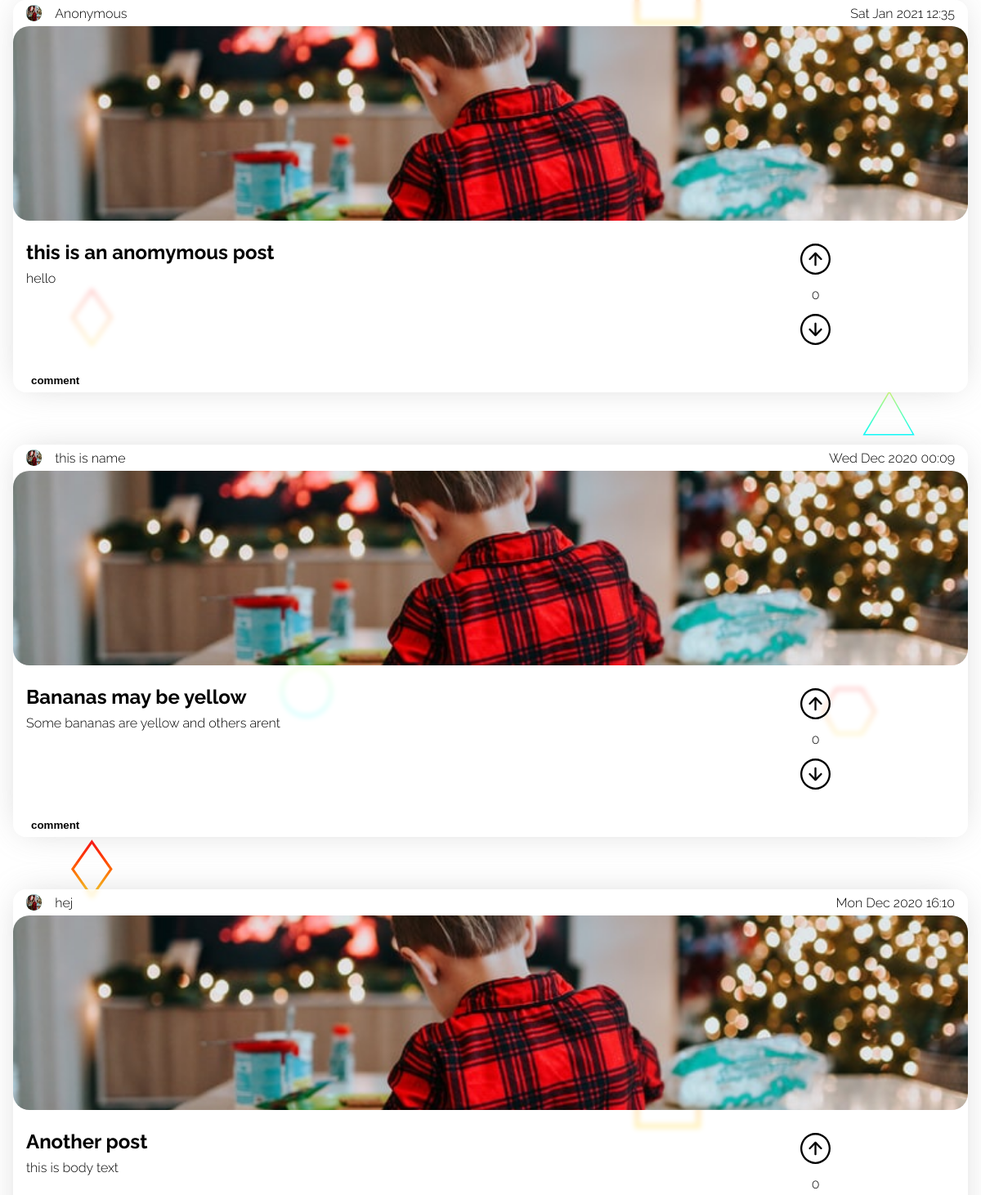
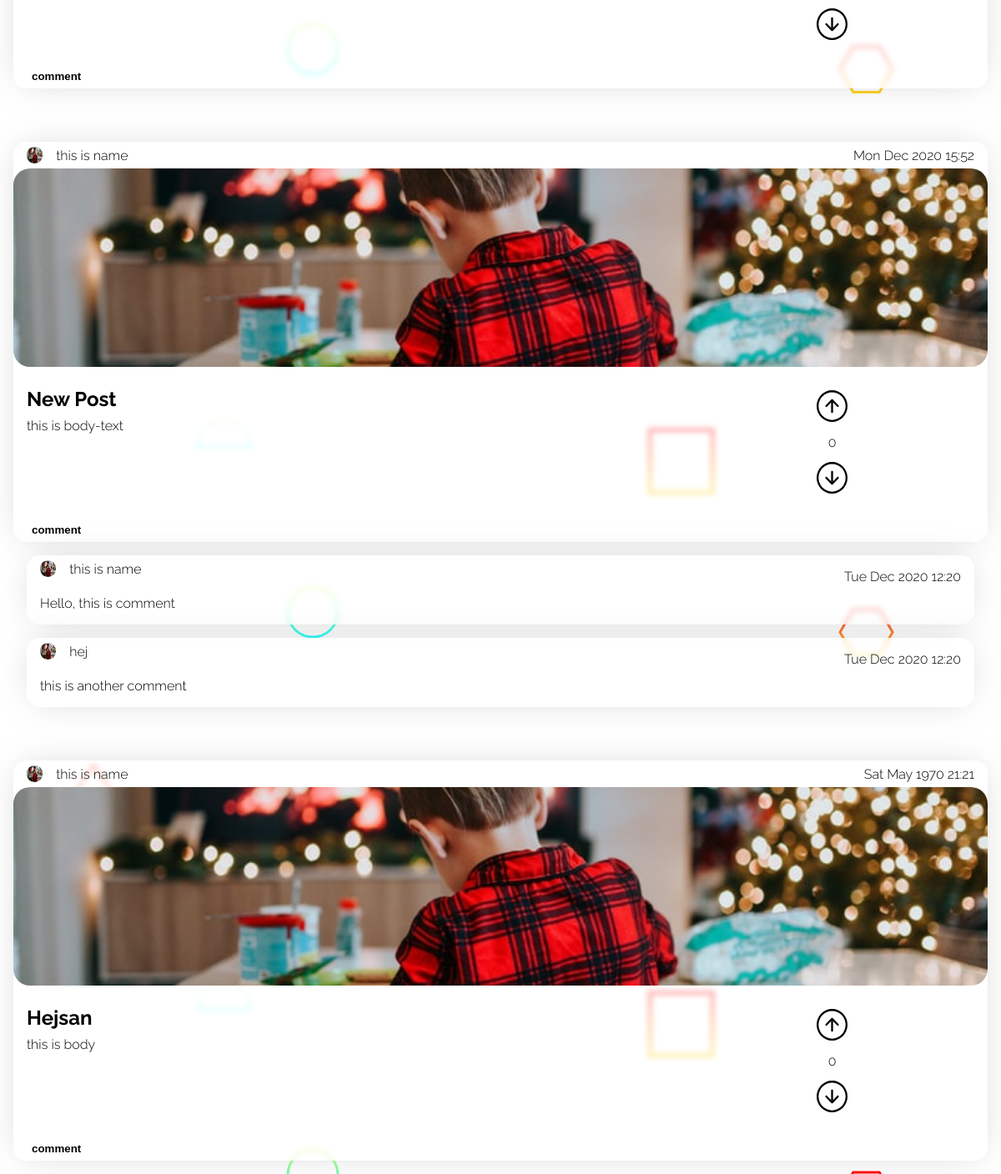
Before: /views/index.php (lower part) with the older database file (2 pictures, top to bottom).
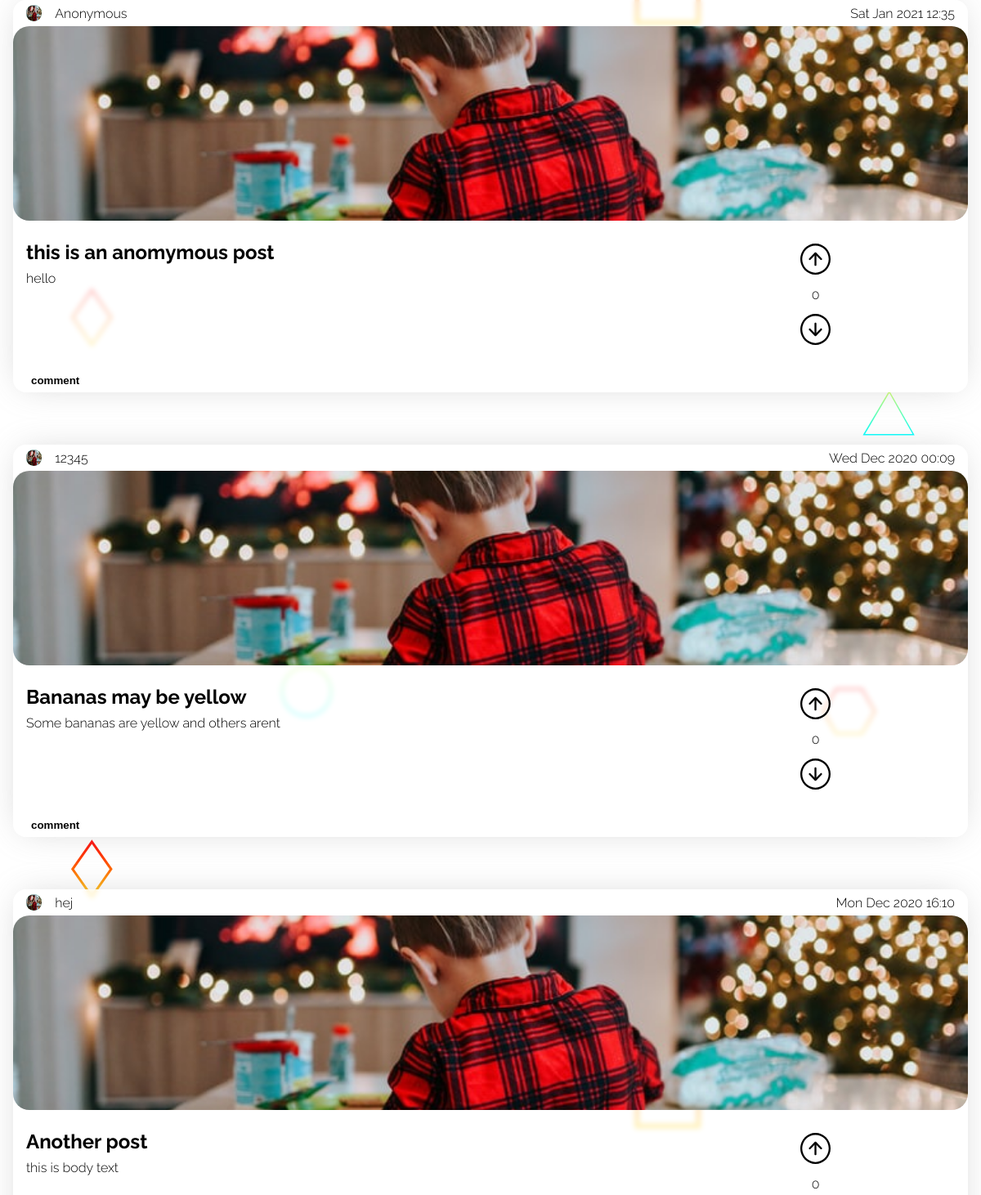
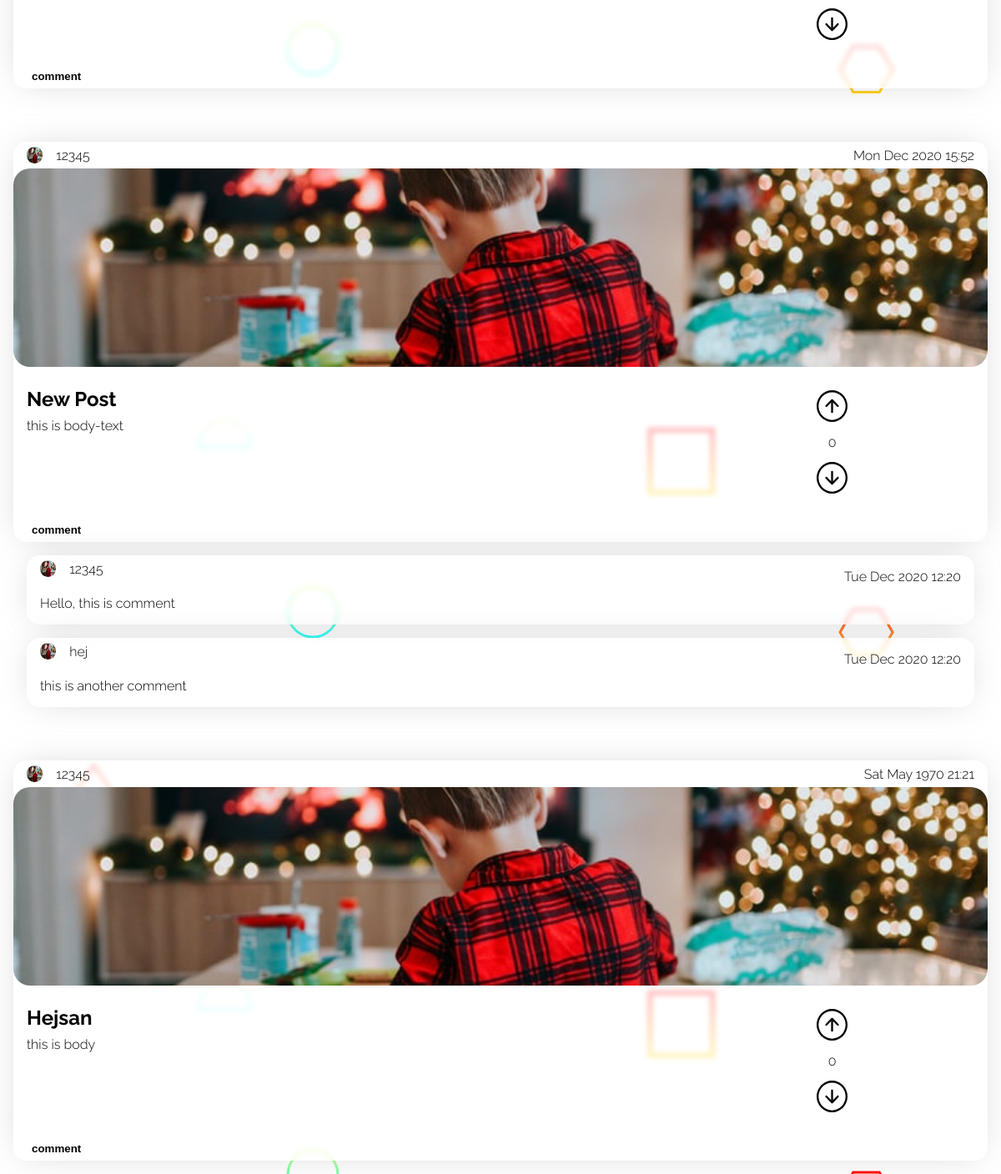
After: the same page with the newer database file (2 pictures, top to bottom).
### tables this page shows
CREATE TABLE "Posts" ("id" integer,"user_id" int,"header" varchar,"body" text,"date" int, "color" varchar, "upDown" int, PRIMARY KEY (id));

CREATE TABLE "Users" ("id" integer,"name" varchar,"email" varchar,"avatar_path" varchar,"password_hash" varchar,"bio" text, PRIMARY KEY (id));

CREATE TABLE "Comments" ("id" integer,"user_id" int,"post_id" int,"body" text, "date" int, PRIMARY KEY (id));

### views/index.php (the view, shortened to what this page needs)
<?php
require('header.php');
$db = new PDO('sqlite:../hacker_news_database.sqlite3');
$result = $db->query("SELECT * FROM Posts ORDER BY \"date\" DESC");
$posts = $result->fetchAll(PDO::FETCH_ASSOC);
?>
<body>
    <?php foreach ($posts as $post) : ?>
        <?php
        $postId = $post['id'];
        $commentResult = $db->query("SELECT * FROM Comments WHERE post_id = $postId");
        $comments = $commentResult->fetchAll(PDO::FETCH_ASSOC);
        $likesResult = $db->query("SELECT COUNT(user_id) AS 'likes' FROM Likes WHERE post_id = $postId AND up_down = 1");
        $likes = $likesResult->fetch(PDO::FETCH_ASSOC)['likes'];
        $dislikeResult = $db->query("SELECT COUNT(user_id) AS 'dislikes' FROM Likes WHERE post_id = $postId AND up_down = 0");
        $dislikes = $dislikeResult->fetch(PDO::FETCH_ASSOC)['dislikes'];
        $LikesSum = $likes - $dislikes;
        $userId = $post['user_id'];
        $result = $db->query("SELECT * FROM Users WHERE id = $userId");
        $user = $result->fetch(PDO::FETCH_ASSOC);
        if (isset($user['name'])) {
            $userName = $user['name'];
        } else {
            $userName = 'IHaveNoName';
        }
        ?>
        <div class="post id<?= $postId ?>">
            <div class="date-section">
                <div class="left">
                    <img src="/images/photo-1609050470947-f35aa6071497.jpeg" alt="">
                    <p class="name"><?= $userName ?></p>
                </div>
                <div class="right">
                    <p class="date"><?= date('D M Y H:i', $post['date']) ?></p>
                </div>
            </div>
            <div class="image-section">
                <img src="/images/photo-1609050470947-f35aa6071497.jpeg" alt="">
            </div>
            <div class="text-section">
                <div class="text-section-text">
                    <h2><?= $post['header'] ?></h2>
                    <p><?= $post['body'] ?></p>
                </div>
                <div class="text-section-vote" data-post="<?= $post['id'] ?>">
                    <div class="img-container">
                        <img class="upvote" src="/assets/up-arrow.svg" alt="">
                    </div>
                    <p><?= $LikesSum ?></p>
                    <div class="img-container">
                        <img class="downvote" src="/assets/down-arrow.svg" alt="">
                    </div>
                </div>
            </div>
            <div class="bottom-section">
                <div class="left">
                    <button>comment</button>
                </div>
            </div>
        </div>
        <?php foreach ($comments as $comment) : ?>
            <?php
            $commenter_id = $comment['user_id'];
            $result = $db->query("SELECT name FROM Users WHERE id = $commenter_id");
            $data = $result->fetch(PDO::FETCH_ASSOC);
            $commenter_name = $data['name'];
            $commenterId = $comment['user_id'];
            $result = $db->query("SELECT * FROM Users WHERE id = $commenterId");
            $commenter = $result->fetch(PDO::FETCH_ASSOC);
            if (isset($commenter['name'])) {
                $commenter_name = $commenter['name'];
            } else {
                $commenter_name = 'IHaveNoName';
            }
            ?>
            <div class="comment">
                <div class="upper">
                    <div class="left">
                        <img src="/images/photo-1609050470947-f35aa6071497.jpeg" alt="">
                        <p class="name"><?= $commenter_name ?></p>
                    </div>
                    <div class="right">
                        <p class="date"><?= date('D M Y H:i', $comment['date']) ?></p>
                    </div>
                </div>
                <div class="lower">
                    <div class="left">
                        <p class="comment-paragraph"><?= $comment['body'] ?></p>
                    </div>
                </div>
            </div>
        <?php endforeach ?>
    <?php endforeach ?>
</body>
<?php require('footer.php') ?>

### views/header.php (shortened to what this page needs)
<!DOCTYPE html>
<html lang="en">
<head>
    <link rel="stylesheet" href="/styles/posts.css">
</head>

### views/footer.php
</html>

### styles/posts.css (style rules this page uses)
body, html { margin: 0; padding: 0; width: 100vw; background: url(/images/Scattered-Forcefields.svg); background-attachment: fixed; }
:root { font-size: 16px; font-family: Raleway; --backdrop-blur: 3px; --post-background-color: rgba(255, 255, 255, 0.747); --box-shadow: 0px 0px 43px -12px rgba(184, 184, 184, 0.75); }
.post { background: var(--post-background-color); backdrop-filter: blur(var(--backdrop-blur)); height: 30rem; max-width: 100%; display: flex; flex-direction: column; border-radius: 1rem; margin: 0rem 1rem 0rem 1rem; overflow: hidden; margin-bottom: 1rem; margin-top: 1rem; box-shadow: var(--box-shadow); }
.post:not(:first-of-type) { margin-top: 4rem; }
.date-section { height: 2rem; display: flex; justify-content: space-between; }
.date-section .left { display: flex; align-items: center; justify-content: center; margin-left: 1rem; height: 2rem; position: relative; }
.date-section .right { display: flex; flex-direction: row; height: 100%; margin-right: 1rem; position: relative; }
.date-section .left img { background: mediumaquamarine; height: 1.2rem; width: 1.2rem; border-radius: 50%; margin-right: 1rem; }
.date-section .right * { display: flex; align-items: center; justify-content: center; }
.date-section .left .name { display: flex; align-items: center; justify-content: center; }
.date-section .left .name { height: 100%; margin: 0; margin-right: 1rem; }
.date-section .right .date { height: 100%; margin: 0; }
.image-section { height: 16rem; width: 100%; overflow: hidden; }
.image-section img { position: relative; border-radius: 20px; height: 100%; width: 100%; object-fit: cover; }
.text-section { height: 10rem; display: flex; padding: 1rem; }
.text-section .text-section-text { width: 70%; }
.text-section .text-section-text h2 { margin: .5rem 0rem; }
.text-section .text-section-text p { margin: .5rem 0rem; }
.text-section .text-section-vote { width: 30%; display: flex; flex-direction: column; position: relative; }
.img-container { position: relative;; width: 100%; margin: 0; flex-grow: 1; height: 40%; display: flex; justify-content: center; align-items: center; }
.text-section .text-section-vote img.upvote { height: 60%; width: auto; }
.text-section .text-section-vote p { position: relative;; width: 100%; margin: 0; flex-grow: 1; display: flex; justify-content: center; align-items: center; }
.text-section .text-section-vote img.downvote { height: 60%; width: auto; }
.bottom-section { height: 2rem; display: flex; justify-content: space-between; }
.bottom-section .left { display: flex; justify-content: center; align-items: center; margin-left: 1rem; }
.bottom-section .left button { border: none; background: none; font-weight: bold; outline: none; }
.comment { position: relative; display: flex; flex-direction: column; border-radius: 1rem; margin: 0rem 2rem 1rem 2rem; flex-grow: 1; margin-bottom: 1rem; overflow: hidden; background: var(--post-background-color); backdrop-filter: blur(var(--backdrop-blur)); box-shadow: var(--box-shadow); }
.comment .upper { height: 2rem; display: flex; justify-content: space-between; }
.comment .upper .right { margin-right: 1rem; }
.comment .upper .left { display: flex; justify-content: space-between; align-items: center; margin-left: 1rem; }
.comment .upper .left img { height: 1.2rem; width: 1.2rem; border-radius: 50%; }
.comment .upper .left .name { margin-left: 1rem; }
.comment .lower { display: flex; justify-content: space-between; }
.comment .lower .left { margin-left: 1rem; }

Changed rows visible on the page:
changed through a linked row, posts "Bananas may be yellow": user.name "this is name" → "12345"
changed through a linked row, posts "New Post": user.name "this is name" → "12345"
changed through a linked row, comments "Hello, this is comment": user.name "this is name" → "12345"
changed through a linked row, posts "Hejsan": user.name "this is name" → "12345"
